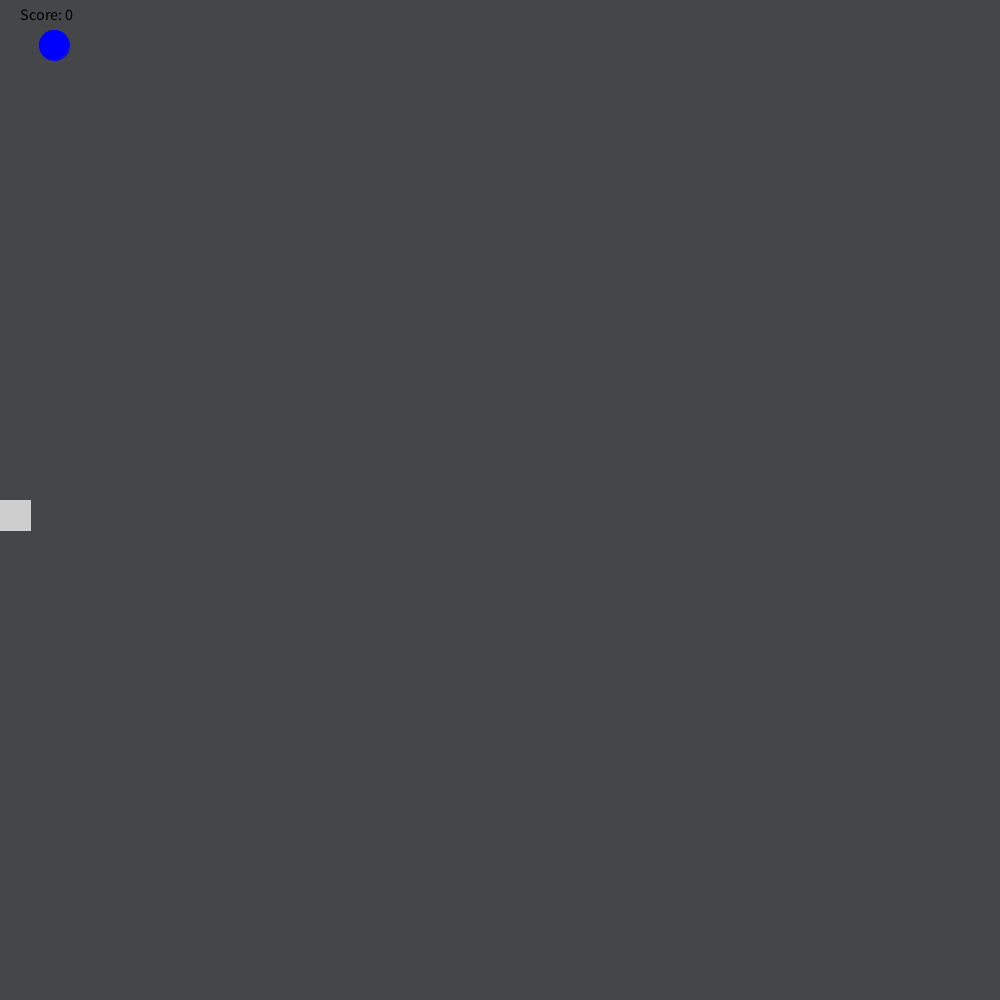
Frame 1 (no input)
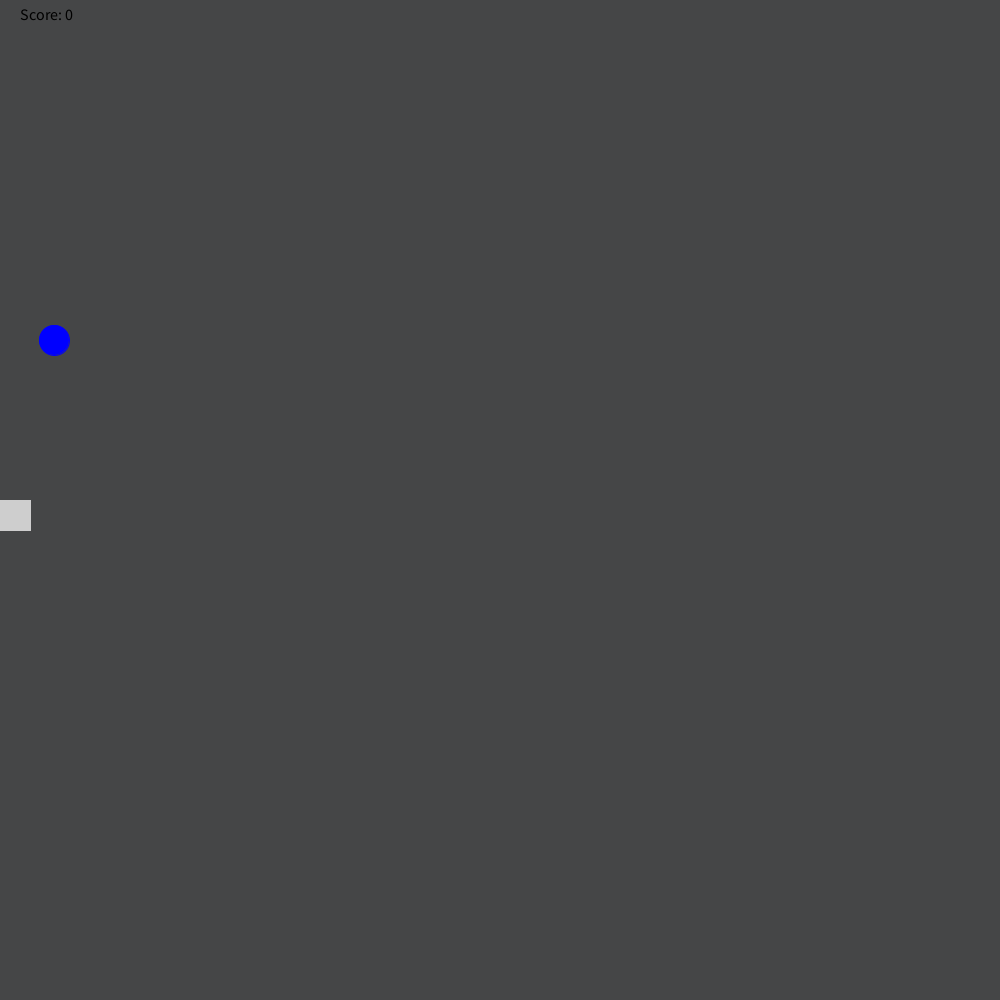
Frame 60 (the mouse pressed at the canvas centre just before this capture)
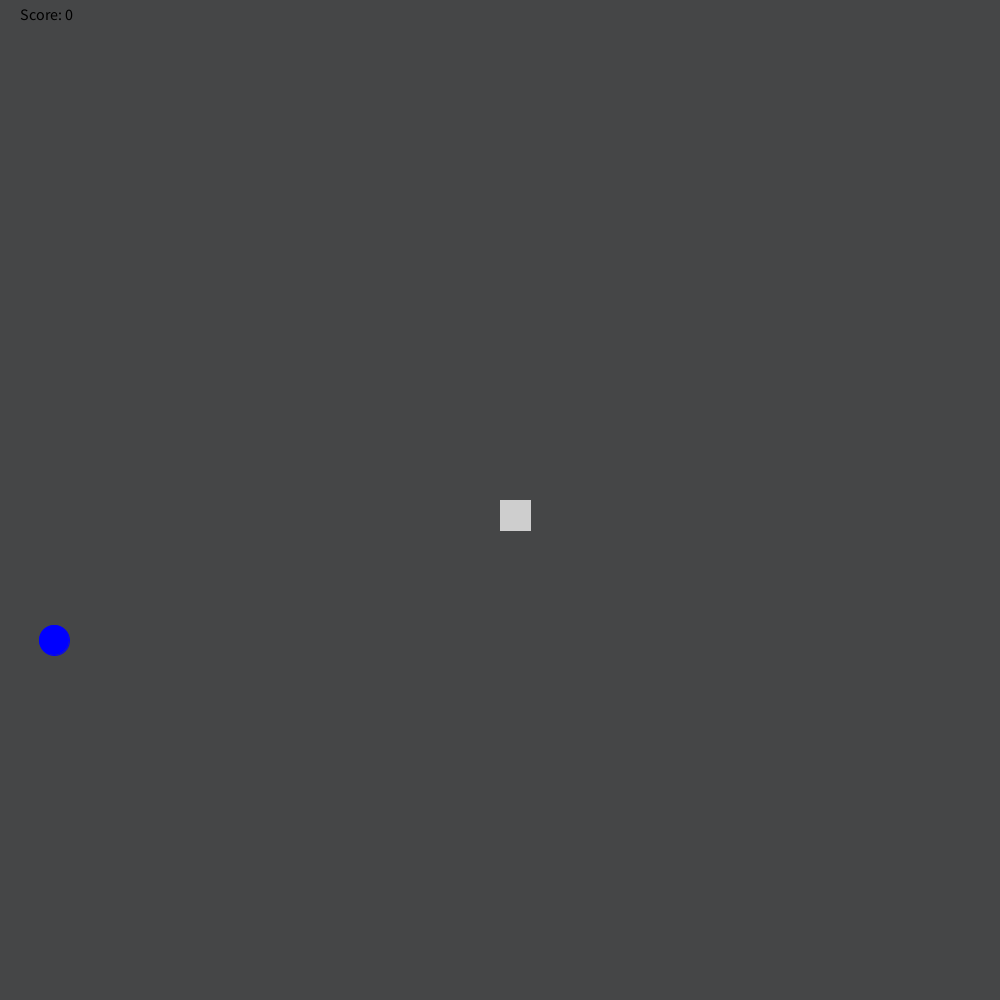
Frame 120 (the mouse held since frame 60 and released just before this capture)

The Processing sketch that drew these frames (run headless with seeded random() and noise(); from frame 60 on, the mouse is pressed at the canvas centre):

// Processing sketch: raingame
// ── raingame.pde
int y = 40;
int randomNumber = (int) random(width-15);
int score = 0;
int bucketY = 500;
void setup() {
  size(1000, 1000);
}

void draw() {
  y += 5;
  background(69, 70, 71);
  fill(0, 0, 255);
  stroke(0, 0, 255);  
  ellipse(randomNumber, y, 30, 30);
  if (y > 30 + 970) {
   y = 15; 
   randomNumber = (int) random(width-15);
  }
  stroke(206, 206, 206);
  fill(206, 206, 206);
  rect(mouseX, bucketY, 30, 30);
  if (y == bucketY) {
    checkCatch(1);
  }
  fill(0, 0, 0);
  textSize(16);
  text("Score: " + score, 20, 20);
}
void checkCatch(int x){
     if (x > mouseX && x < mouseX+100)
          score++;
     else if (score > 0) 
          score--;
     println("Your score is now: " + score); }
